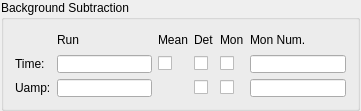
<?xml version="1.0" encoding="UTF-8"?>
<ui version="4.0">
 <class>SANSBackgroundCorrectionWidget</class>
 <widget class="QWidget" name="SANSBackgroundCorrectionWidget">
  <property name="geometry">
   <rect>
    <x>0</x>
    <y>0</y>
    <width>361</width>
    <height>111</height>
   </rect>
  </property>
  <property name="sizePolicy">
   <sizepolicy hsizetype="Preferred" vsizetype="Fixed">
    <horstretch>0</horstretch>
    <verstretch>0</verstretch>
   </sizepolicy>
  </property>
  <property name="minimumSize">
   <size>
    <width>0</width>
    <height>40</height>
   </size>
  </property>
  <property name="windowTitle">
   <string>ModeControlWidget</string>
  </property>
  <layout class="QGridLayout" name="gridLayout_3">
   <property name="leftMargin">
    <number>1</number>
   </property>
   <property name="topMargin">
    <number>0</number>
   </property>
   <property name="rightMargin">
    <number>1</number>
   </property>
   <property name="bottomMargin">
    <number>0</number>
   </property>
   <item row="0" column="0">
    <layout class="QGridLayout" name="gridLayout_2">
     <item row="0" column="0">
      <widget class="QGroupBox" name="bckgnd_cor_group_box">
       <property name="title">
        <string>Background Subtraction</string>
       </property>
       <layout class="QGridLayout" name="gridLayout_5">
        <item row="0" column="3">
         <widget class="QLabel" name="bckgnd_cor_det_label">
          <property name="text">
           <string>Det</string>
          </property>
         </widget>
        </item>
        <item row="1" column="3">
         <widget class="QCheckBox" name="bckgnd_cor_time_det_cbox">
          <property name="text">
           <string/>
          </property>
         </widget>
        </item>
        <item row="0" column="1">
         <widget class="QLabel" name="bckgnd_cor_run_label">
          <property name="text">
           <string>Run</string>
          </property>
         </widget>
        </item>
        <item row="1" column="0">
         <widget class="QLabel" name="bckgnd_cor_time_label">
          <property name="toolTip">
           <string/>
          </property>
          <property name="text">
           <string>Time:</string>
          </property>
         </widget>
        </item>
        <item row="1" column="1">
         <widget class="QLineEdit" name="bckgnd_cor_time_run_line_edit"/>
        </item>
        <item row="0" column="2">
         <widget class="QLabel" name="bckgnd_cor_mean_label">
          <property name="text">
           <string>Mean</string>
          </property>
          <property name="alignment">
           <set>Qt::AlignCenter</set>
          </property>
         </widget>
        </item>
        <item row="0" column="4">
         <widget class="QLabel" name="bckgnd_cor_mon_label">
          <property name="text">
           <string>Mon</string>
          </property>
         </widget>
        </item>
        <item row="2" column="0">
         <widget class="QLabel" name="bckgnd_cor_uamp_label">
          <property name="text">
           <string>Uamp:</string>
          </property>
         </widget>
        </item>
        <item row="0" column="0">
         <layout class="QGridLayout" name="gridLayout_4">
          <item row="0" column="0">
           <spacer name="horizontalSpacer">
            <property name="orientation">
             <enum>Qt::Horizontal</enum>
            </property>
            <property name="sizeHint" stdset="0">
             <size>
              <width>40</width>
              <height>20</height>
             </size>
            </property>
           </spacer>
          </item>
         </layout>
        </item>
        <item row="1" column="4">
         <widget class="QCheckBox" name="bckgnd_cor_time_mon_cbox">
          <property name="text">
           <string/>
          </property>
         </widget>
        </item>
        <item row="1" column="2">
         <widget class="QCheckBox" name="bckgnd_cor_time_mean_cbox">
          <property name="text">
           <string/>
          </property>
         </widget>
        </item>
        <item row="0" column="5">
         <widget class="QLabel" name="bckgnd_cor_mon_num_label">
          <property name="text">
           <string>Mon Num.</string>
          </property>
         </widget>
        </item>
        <item row="1" column="5">
         <widget class="QLineEdit" name="bckgnd_cor_time_mon_num_line_edit"/>
        </item>
        <item row="2" column="1">
         <widget class="QLineEdit" name="bckgnd_cor_uamp_run_line_edit"/>
        </item>
        <item row="2" column="5">
         <widget class="QLineEdit" name="bckgnd_cor_uamp_mon_num_line_edit"/>
        </item>
        <item row="2" column="3">
         <widget class="QCheckBox" name="bckgnd_cor_uamp_det_cbox">
          <property name="text">
           <string/>
          </property>
         </widget>
        </item>
        <item row="2" column="4">
         <widget class="QCheckBox" name="bckgnd_cor_uamp_mon_cbox">
          <property name="text">
           <string/>
          </property>
         </widget>
        </item>
       </layout>
      </widget>
     </item>
    </layout>
   </item>
  </layout>
 </widget>
 <layoutdefault spacing="6" margin="11"/>
 <resources/>
 <connections/>
</ui>
